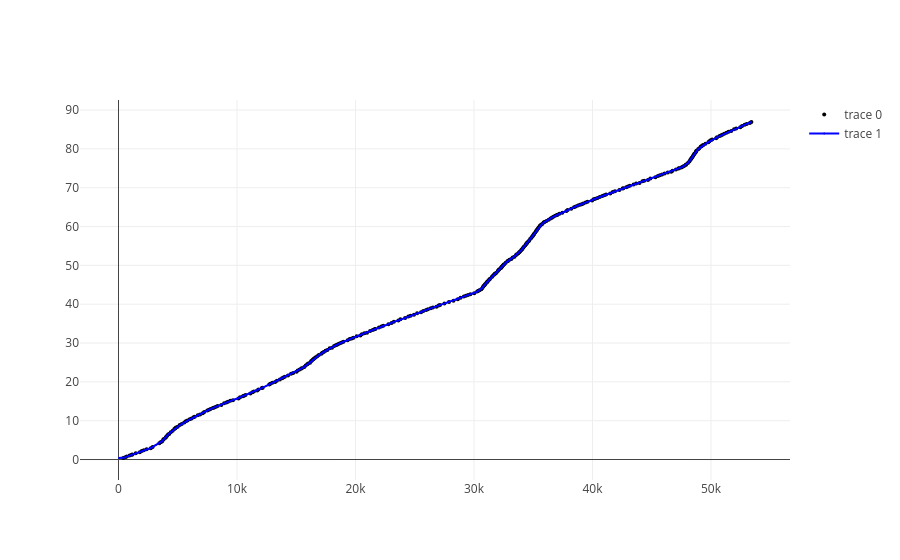

The notebook cell saved with this chart:
### Code cell
plot_data = [
    go.Scatter(
        x=df_pos1['absolute_distance'], y=df_pos1['timing_from_lap'],
        mode="markers",
        marker=dict(size=4)
    ),
    go.Scatter(
        x=xx, y=yy,
        mode="lines+markers",
        marker=dict(size=1, color='blue'),
    ),
]
plot_layout = dict()
figure = go.Figure(data=plot_data, layout=plot_layout)
figure.show()

### Figure 1 — Plotly figure (JSON) as saved in the notebook; plotly's stock layout.template omitted (floating-point values rounded to 4 significant figures; data arrays with more than 128 entries replaced by an {"elided": "..."} marker saying what was removed)
{"data": [{"marker": {"size": 4}, "mode": "markers", "type": "scatter", "x": {"elided": "331 float values"}, "y": {"elided": "331 float values"}}, {"marker": {"color": "blue", "size": 1}, "mode": "lines+markers", "type": "scatter", "x": {"elided": "1001 float values"}, "y": {"elided": "1001 float values"}}], "layout": {}}
